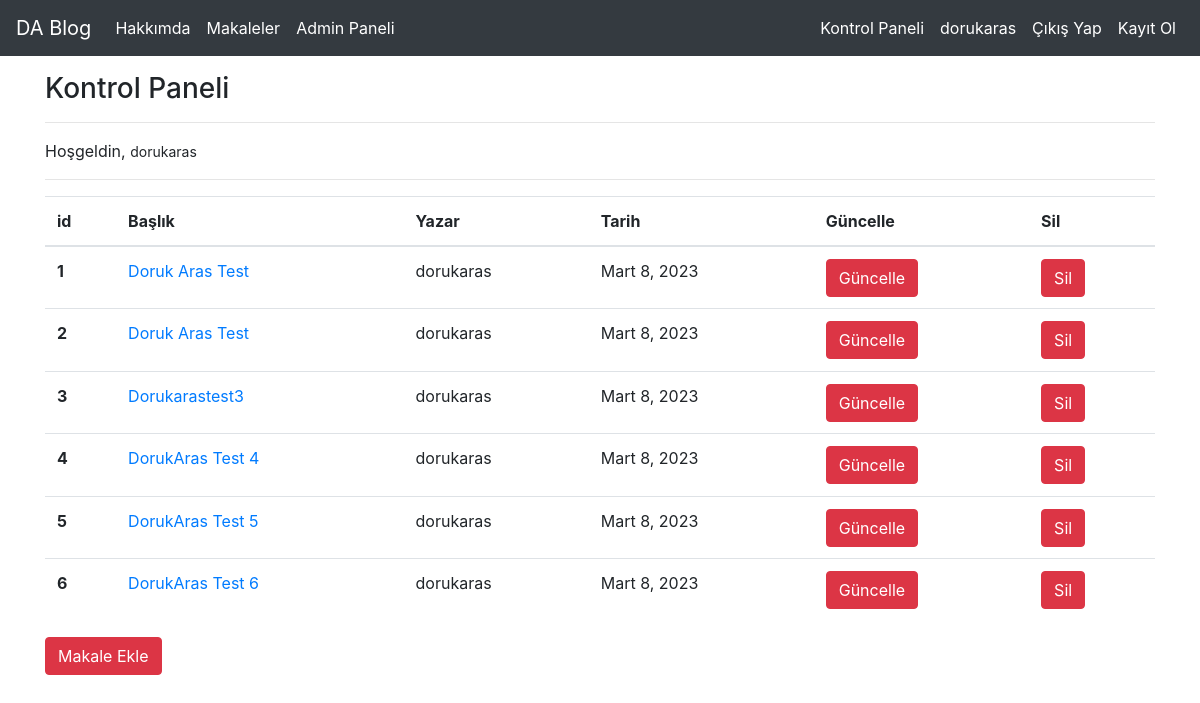
Screenshot of /articles/dashboard/ (signed in) with the database file from the repository.
### article/models.py (models this page shows, shortened)
class Article(models.Model):
    author = models.ForeignKey("auth.User",on_delete = models.CASCADE,verbose_name = "Yazar")
    title = models.CharField(max_length = 50,verbose_name = "Başlık")
    content = RichTextField()
    created_date = models.DateField(auto_now_add=True,verbose_name="Oluşturulma Tarihi")
    article_image = models.FileField(blank = True,null = True,verbose_name="Makaleye Fotoğraf Ekleyin")
    class Meta:
        ordering = ['-created_date']

### article/views.py (the view)
# urls.py: path('dashboard/',views.dashboard,name = "dashboard"),
def dashboard(request):
    if not request.user.is_authenticated:
        messages.info(request, "Bu Sayfayı Görmek İçin Giriş Yapın...")
        return render(request,"login.html")
    articles = Article.objects.filter(author = request.user)
    context = {
        "articles" : articles
    }
    return render(request,"dashboard.html",context)

### templates/dashboard.html
{% extends "layout.html" %}
{% block body %}
<h3>Kontrol Paneli</h3>
<hr>
<p>
    Hoşgeldin, <small>{{request.user.username}}</small>
</p>
<hr>
{% if articles %}
<table class="table">
  <thead>
    <tr>
      <th scope="col">id</th>
      <th scope="col">Başlık</th>
      <th scope="col">Yazar</th>
      <th scope="col">Tarih</th>
      <th scope="col">Güncelle</th>
      <th scope="col">Sil</th>
    </tr>
  </thead>
  <tbody>
    {% for article in articles%}
    <tr>
      <th scope="row">{{article.id}}</th>
      <td><a href="/articles/article/{{article.id}}">{{article.title}}</a></td>
      <td>{{article.author.username}}</td>
      <td>{{article.created_date}}</td>
      <td><a class = "btn btn-danger"href="/articles/update/{{article.id}}">Güncelle</a></td>
      <td><a class = "btn btn-danger"href="/articles/delete/{{article.id}}">Sil</a></td>
    </tr>
    <tr>
    {% endfor %}
    </tr>
  </tbody>
</table>
{% else %}
<div class = "alert alert-danger">Henüz Bir Makaleniz bulunmuyor...</div>
<hr>
{% endif %}
<a class = "btn btn-danger"href="/articles/addarticle">Makale Ekle</a>
{% endblock body %}

### templates/includes/navbar.html (shortened to what this page needs)
<nav class="navbar navbar-expand-md navbar-dark fixed-top bg-dark">
<a class="navbar-brand" href="{% url 'index' %}">DA Blog</a>
    <div class="navbar-collapse collapse w-100 order-1 order-md-0 dual-collapse2">
        <ul class="navbar-nav mr-auto">
            <li class="nav-item active">
                <a class="nav-link" href="{% url 'about' %}">Hakkımda</a>
            </li>
            <li class="nav-item active">
                <a class="nav-link" href="{% url 'article:articles' %}">Makaleler</a>
                {% if user.get_username == "dorukaras" %}
                  <li class="nav-item active">
                    <a class="nav-link" href="/admin">Admin Paneli</a>
                {% endif %}
            </li>
        </ul>
    </div>
    <div class="navbar-collapse collapse w-100 order-3 dual-collapse2">
        <ul class="navbar-nav ml-auto">
        <li class="nav-item active">
        {% if request.user.is_authenticated %}
        <li class="nav-item active">
                <a class="nav-link" href="{% url 'article:dashboard' %}">Kontrol Paneli</a>
            </li>
              <li class="nav-item active">
                <a class="nav-link" href="#">{{ user.get_username }}</a>
            </li>
        {% endif %}
        <li class="nav-item active">
            <li class="nav-item active">
            {% if request.user.is_authenticated %}
            <a class="nav-link" href="{% url 'user:logout' %}">Çıkış Yap</a>
            {% else %}
            <a class="nav-link" href="{% url 'user:login' %}">Giriş Yap</a>
            {% endif %}
            <li class="nav-item active">
                <a class="nav-link" href="{% url 'user:register' %}">Kayıt Ol</a>
            </li>
            </li>
        </ul>
    </div>
</nav>

### rows the page displays
Article: id "1", title "Doruk Aras Test", author.username "dorukaras", created_date "Mart 8, 2023"
Article: id "2", title "Doruk Aras Test", author.username "dorukaras", created_date "Mart 8, 2023"
Article: id "3", title "Dorukarastest3", author.username "dorukaras", created_date "Mart 8, 2023"
Article: id "4", title "DorukAras Test 4", author.username "dorukaras", created_date "Mart 8, 2023"
Article: id "5", title "DorukAras Test 5", author.username "dorukaras", created_date "Mart 8, 2023"
Article: id "6", title "DorukAras Test 6", author.username "dorukaras", created_date "Mart 8, 2023"

### other values shown
{{ user.get_username }} "dorukaras"
{{ request.user.username }} "dorukaras"
